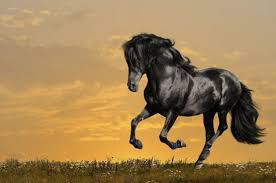
#> input picture fourtyseven/horse.jpg, 276 x 183 px
$ jupyter execute convo_pooling.ipynb
#> lines starting #> are read from the running program, lines starting #| are printed output that depends on the picture
[cell 1]
import numpy as np
from PIL import Image
import matplotlib.pyplot as plt

[cell 2]
img=Image.open("../horse.jpg")
#> img is the input picture: PIL image 276x183 RGB; mean R, G, B 160.7, 129.6, 82.8

[cell 3]
img

[cell 4]
small=img.resize((400,300))   ## y,x
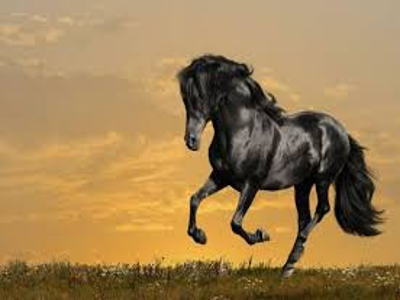
#> small: PIL image 400x300 RGB; mean R, G, B 160.7, 129.6, 82.8

[cell 5]
small

[cell 6]
num_img=np.array(small)

[cell 7]
num_img.shape
#> Out = (300, 400, 3)

[cell 8]
num_img_b=num_img.mean(axis=2)

[cell 9]
num_img_b.shape
#> Out = (300, 400)

[cell 10]
plt.imshow(num_img_b,cmap="gray")

[cell 11]
padded_img=np.pad(num_img_b,pad_width=1,mode="constant")
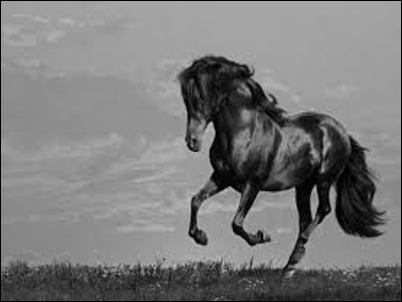
#> padded_img: shape (302, 402) float64; min 0, max 201.7, mean 122.9

[cell 12]
plt.imshow(padded_img,cmap="gray")

[cell 13]
fill=np.array([[1,1,1],[0,0,0],[-1,-1,-1]])  ## horizontal

[cell 14]
final=np.zeros_like(num_img_b)

[cell 15]
final.shape
#> Out = (300, 400)

[cell 16]
for x in range(final.shape[0]):
    for y in range(final.shape[1]):
        cut=padded_img[x:x+3,y:y+3]
        final[x,y]=np.mean(fill*cut)
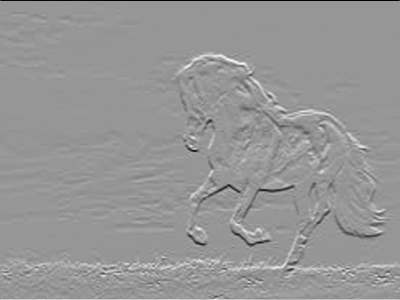
#> final: shape (300, 400) float64; min -55.22, max 38.41, mean 0.1; drawn with min black and max white

[cell 17]
plt.imshow(final,cmap="gray")

[cell 18]
fill1=np.array([[1,0,-1],[1,0,-1],[1,0,-1]])

[cell 19]
final1=np.zeros_like(num_img_b)

[cell 20]
final1.shape
#> Out = (300, 400)

[cell 21]
for x in range(final1.shape[0]):
    for y in range(final1.shape[1]):
        cut=padded_img[x:x+3,y:y+3]
        final1[x,y]=np.mean(cut*fill1)
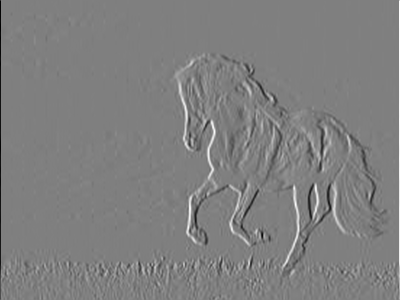
#> final1: shape (300, 400) float64; min -54, max 53.78, mean 0; drawn with min black and max white

[cell 22]
plt.imshow(final1,cmap="gray")

[cell 23]
for x in range(final1.shape[0]):
    for y in range(final1.shape[1]):
        cut=padded_img[x:x+3,y:y+3]
        final1[x,y]=abs(np.mean(cut*fill1))
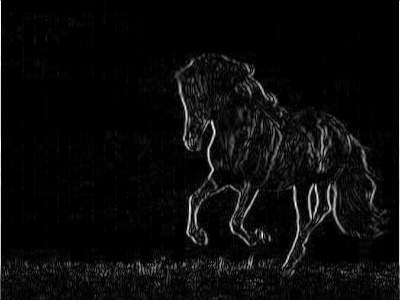
#> final1: shape (300, 400) float64; min 0, max 54, mean 2.3; drawn with min black and max white

[cell 24]
plt.imshow(final1,cmap="gray")

[cell 25]
img=Image.open("../mon.jpg")
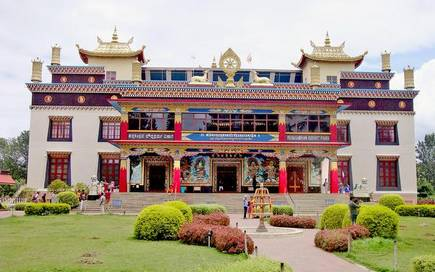
#> input picture fourtyseven/mon.jpg, 435 x 272 px
#> img is the input picture: PIL image 435x272 RGB; mean R, G, B 166.5, 153.6, 137.3

[cell 26]
img

[cell 27]
small=img.resize((400,300))
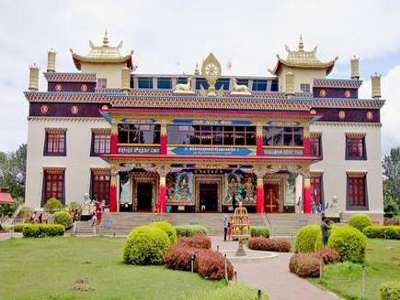
#> small: PIL image 400x300 RGB; mean R, G, B 166.5, 153.6, 137.3

[cell 28]
small

[cell 29]
num_img=np.array(small)

[cell 30]
num_img_b=num_img.mean(axis=2)
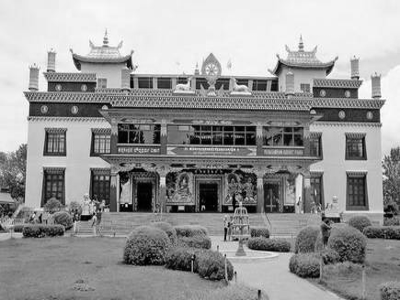
#> num_img_b: shape (300, 400) float64; min 0, max 255, mean 152.5

[cell 31]
num_img.shape
#> Out = (300, 400, 3)

[cell 32]
plt.imshow(num_img_b,cmap="gray")

[cell 33]
padded_img=np.pad(num_img_b,mode="constant",pad_width=1)
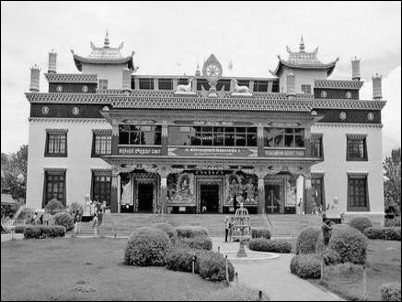
#> padded_img: shape (302, 402) float64; min 0, max 255, mean 150.7

[cell 34]
fill=np.array([[1,0,-1],[1,0,-1],[1,0,-1]])

[cell 35]
final3=np.zeros_like(num_img_b)

[cell 36]
for i in range(final3.shape[0]):
    for j in range(final3.shape[1]):
        cut=padded_img[i:i+3,j:j+3]
        final3[i,j]=abs(np.mean(cut*fill))
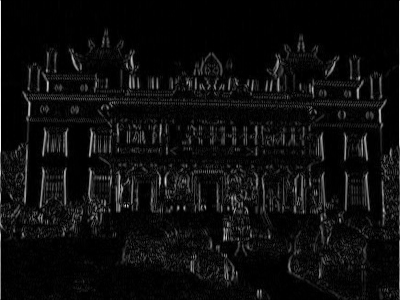
#> final3: shape (300, 400) float64; min 0, max 82.89, mean 4.6; drawn with min black and max white
